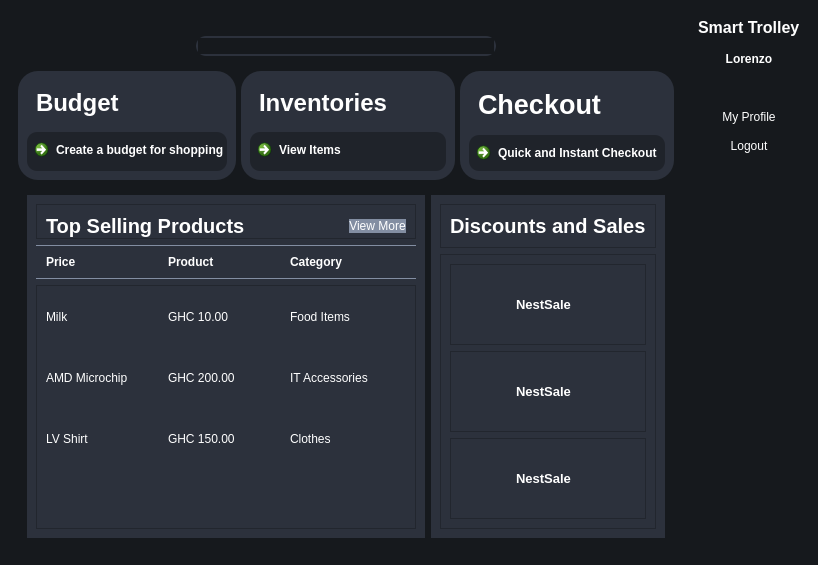
<?xml version="1.0" encoding="UTF-8"?>
<ui version="4.0">
 <class>MainWindow</class>
 <widget class="QMainWindow" name="MainWindow">
  <property name="geometry">
   <rect>
    <x>0</x>
    <y>0</y>
    <width>818</width>
    <height>565</height>
   </rect>
  </property>
  <property name="windowTitle">
   <string>MainWindow</string>
  </property>
  <property name="styleSheet">
   <string notr="true">background-color: rgb(22, 25, 29);</string>
  </property>
  <widget class="QWidget" name="centralwidget">
   <property name="styleSheet">
    <string notr="true">color: rgb(255, 255, 255);</string>
   </property>
   <layout class="QHBoxLayout" name="horizontalLayout">
    <item>
     <widget class="QWidget" name="widget" native="true">
      <layout class="QVBoxLayout" name="verticalLayout">
       <item>
        <widget class="QWidget" name="headerFrame" native="true">
         <layout class="QHBoxLayout" name="horizontalLayout_2">
          <property name="bottomMargin">
           <number>0</number>
          </property>
          <item alignment="Qt::AlignTop">
           <widget class="QWidget" name="widget_3" native="true">
            <layout class="QHBoxLayout" name="horizontalLayout_3"/>
           </widget>
          </item>
          <item alignment="Qt::AlignTop">
           <widget class="QWidget" name="widget_6" native="true">
            <property name="styleSheet">
             <string notr="true">border: none

</string>
            </property>
            <layout class="QHBoxLayout" name="horizontalLayout_4">
             <item alignment="Qt::AlignHCenter|Qt::AlignTop">
              <widget class="QFrame" name="searchFrame">
               <property name="minimumSize">
                <size>
                 <width>300</width>
                 <height>0</height>
                </size>
               </property>
               <property name="maximumSize">
                <size>
                 <width>500</width>
                 <height>16777215</height>
                </size>
               </property>
               <property name="styleSheet">
                <string notr="true">#searchFrame{
border-radius: 10px;
border: 2px solid #2c313c;
}</string>
               </property>
               <property name="frameShape">
                <enum>QFrame::StyledPanel</enum>
               </property>
               <property name="frameShadow">
                <enum>QFrame::Raised</enum>
               </property>
               <layout class="QHBoxLayout" name="horizontalLayout_5">
                <property name="spacing">
                 <number>0</number>
                </property>
                <property name="leftMargin">
                 <number>0</number>
                </property>
                <property name="topMargin">
                 <number>0</number>
                </property>
                <property name="rightMargin">
                 <number>0</number>
                </property>
                <property name="bottomMargin">
                 <number>0</number>
                </property>
                <item>
                 <widget class="QLabel" name="label_2">
                  <property name="maximumSize">
                   <size>
                    <width>30</width>
                    <height>30</height>
                   </size>
                  </property>
                  <property name="text">
                   <string/>
                  </property>
                  <property name="pixmap">
                   <pixmap resource="../Images/resources.qrc">:/white /White Icons/search.svg</pixmap>
                  </property>
                  <property name="scaledContents">
                   <bool>true</bool>
                  </property>
                 </widget>
                </item>
                <item>
                 <widget class="QLineEdit" name="lineEdit"/>
                </item>
               </layout>
              </widget>
             </item>
            </layout>
           </widget>
          </item>
          <item alignment="Qt::AlignTop">
           <widget class="QWidget" name="widget_7" native="true">
            <layout class="QHBoxLayout" name="horizontalLayout_8">
             <item alignment="Qt::AlignRight">
              <widget class="QLabel" name="label">
               <property name="maximumSize">
                <size>
                 <width>36</width>
                 <height>30</height>
                </size>
               </property>
               <property name="text">
                <string/>
               </property>
               <property name="pixmap">
                <pixmap resource="../Images/resources.qrc">:/white /White Icons/user.svg</pixmap>
               </property>
               <property name="scaledContents">
                <bool>true</bool>
               </property>
              </widget>
             </item>
            </layout>
           </widget>
          </item>
         </layout>
        </widget>
       </item>
       <item>
        <widget class="QWidget" name="cardFrame" native="true">
         <property name="styleSheet">
          <string notr="true">QFrame{
	border-radius: 20px;
	background-color: rgb(44, 49, 60);
}
QCommandLinkButton{
	border-radius:10px;
	
	background-color: rgb(131, 142, 162);
	background-color: rgb(44, 49, 60);
	background-color: rgb(31, 35, 42);
}</string>
         </property>
         <layout class="QHBoxLayout" name="horizontalLayout_6">
          <property name="spacing">
           <number>5</number>
          </property>
          <property name="leftMargin">
           <number>0</number>
          </property>
          <property name="topMargin">
           <number>0</number>
          </property>
          <property name="rightMargin">
           <number>0</number>
          </property>
          <property name="bottomMargin">
           <number>0</number>
          </property>
          <item>
           <widget class="QFrame" name="card1">
            <property name="frameShape">
             <enum>QFrame::StyledPanel</enum>
            </property>
            <property name="frameShadow">
             <enum>QFrame::Raised</enum>
            </property>
            <layout class="QVBoxLayout" name="verticalLayout_2">
             <item>
              <widget class="QFrame" name="frame">
               <property name="frameShape">
                <enum>QFrame::StyledPanel</enum>
               </property>
               <property name="frameShadow">
                <enum>QFrame::Raised</enum>
               </property>
               <layout class="QHBoxLayout" name="horizontalLayout_7">
                <item>
                 <widget class="QLabel" name="label_4">
                  <property name="font">
                   <font>
                    <pointsize>20</pointsize>
                    <weight>75</weight>
                    <bold>true</bold>
                   </font>
                  </property>
                  <property name="text">
                   <string>&lt;html&gt;&lt;head/&gt;&lt;body&gt;&lt;p&gt;&lt;span style=&quot; font-size:18pt;&quot;&gt;Budget&lt;/span&gt;&lt;/p&gt;&lt;/body&gt;&lt;/html&gt;</string>
                  </property>
                 </widget>
                </item>
                <item>
                 <widget class="QLabel" name="label_5">
                  <property name="maximumSize">
                   <size>
                    <width>32</width>
                    <height>32</height>
                   </size>
                  </property>
                  <property name="font">
                   <font>
                    <weight>75</weight>
                    <bold>true</bold>
                   </font>
                  </property>
                  <property name="text">
                   <string/>
                  </property>
                  <property name="pixmap">
                   <pixmap resource="../Images/resources.qrc">:/white /White Icons/edit-3.svg</pixmap>
                  </property>
                  <property name="scaledContents">
                   <bool>true</bool>
                  </property>
                 </widget>
                </item>
               </layout>
              </widget>
             </item>
             <item>
              <widget class="QCommandLinkButton" name="homeListBtn">
               <property name="text">
                <string>Create a budget for shopping</string>
               </property>
               <property name="icon">
                <iconset resource="../Images/resources.qrc">
                 <normaloff>:/white /White Icons/arrow-right.svg</normaloff>:/white /White Icons/arrow-right.svg</iconset>
               </property>
              </widget>
             </item>
            </layout>
           </widget>
          </item>
          <item>
           <widget class="QFrame" name="card2">
            <property name="frameShape">
             <enum>QFrame::StyledPanel</enum>
            </property>
            <property name="frameShadow">
             <enum>QFrame::Raised</enum>
            </property>
            <layout class="QVBoxLayout" name="verticalLayout_3">
             <item>
              <widget class="QFrame" name="frame_2">
               <property name="frameShape">
                <enum>QFrame::StyledPanel</enum>
               </property>
               <property name="frameShadow">
                <enum>QFrame::Raised</enum>
               </property>
               <layout class="QHBoxLayout" name="horizontalLayout_9">
                <item>
                 <widget class="QLabel" name="label_8">
                  <property name="font">
                   <font>
                    <pointsize>20</pointsize>
                    <weight>75</weight>
                    <bold>true</bold>
                   </font>
                  </property>
                  <property name="text">
                   <string>&lt;html&gt;&lt;head/&gt;&lt;body&gt;&lt;p&gt;&lt;span style=&quot; font-size:18pt;&quot;&gt;Inventories&lt;/span&gt;&lt;/p&gt;&lt;/body&gt;&lt;/html&gt;</string>
                  </property>
                 </widget>
                </item>
                <item>
                 <widget class="QLabel" name="label_9">
                  <property name="maximumSize">
                   <size>
                    <width>32</width>
                    <height>32</height>
                   </size>
                  </property>
                  <property name="font">
                   <font>
                    <weight>75</weight>
                    <bold>true</bold>
                   </font>
                  </property>
                  <property name="text">
                   <string/>
                  </property>
                  <property name="pixmap">
                   <pixmap resource="../Images/resources.qrc">:/white /White Icons/layers.svg</pixmap>
                  </property>
                  <property name="scaledContents">
                   <bool>true</bool>
                  </property>
                 </widget>
                </item>
               </layout>
              </widget>
             </item>
             <item>
              <widget class="QCommandLinkButton" name="homeInvBtn">
               <property name="text">
                <string>View Items</string>
               </property>
               <property name="icon">
                <iconset resource="../Images/resources.qrc">
                 <normaloff>:/white /White Icons/arrow-right.svg</normaloff>:/white /White Icons/arrow-right.svg</iconset>
               </property>
               <property name="iconSize">
                <size>
                 <width>25</width>
                 <height>20</height>
                </size>
               </property>
              </widget>
             </item>
            </layout>
           </widget>
          </item>
          <item>
           <widget class="QFrame" name="card3">
            <property name="frameShape">
             <enum>QFrame::StyledPanel</enum>
            </property>
            <property name="frameShadow">
             <enum>QFrame::Raised</enum>
            </property>
            <layout class="QVBoxLayout" name="verticalLayout_4">
             <item>
              <widget class="QFrame" name="frame_3">
               <property name="frameShape">
                <enum>QFrame::StyledPanel</enum>
               </property>
               <property name="frameShadow">
                <enum>QFrame::Raised</enum>
               </property>
               <layout class="QHBoxLayout" name="horizontalLayout_10">
                <item>
                 <widget class="QLabel" name="label_11">
                  <property name="font">
                   <font>
                    <pointsize>20</pointsize>
                    <weight>75</weight>
                    <bold>true</bold>
                   </font>
                  </property>
                  <property name="text">
                   <string>Checkout</string>
                  </property>
                 </widget>
                </item>
                <item>
                 <widget class="QLabel" name="label_12">
                  <property name="maximumSize">
                   <size>
                    <width>32</width>
                    <height>32</height>
                   </size>
                  </property>
                  <property name="font">
                   <font>
                    <weight>75</weight>
                    <bold>true</bold>
                   </font>
                  </property>
                  <property name="text">
                   <string/>
                  </property>
                  <property name="pixmap">
                   <pixmap resource="../Images/resources.qrc">:/white /White Icons/shopping-cart.svg</pixmap>
                  </property>
                  <property name="scaledContents">
                   <bool>true</bool>
                  </property>
                 </widget>
                </item>
               </layout>
              </widget>
             </item>
             <item>
              <widget class="QCommandLinkButton" name="homeCheckBtn">
               <property name="text">
                <string>Quick and Instant Checkout</string>
               </property>
               <property name="icon">
                <iconset resource="../Images/resources.qrc">
                 <normaloff>:/white /White Icons/arrow-right.svg</normaloff>:/white /White Icons/arrow-right.svg</iconset>
               </property>
              </widget>
             </item>
            </layout>
           </widget>
          </item>
         </layout>
        </widget>
       </item>
       <item>
        <widget class="QWidget" name="mainFrame" native="true">
         <property name="sizePolicy">
          <sizepolicy hsizetype="Preferred" vsizetype="Expanding">
           <horstretch>0</horstretch>
           <verstretch>0</verstretch>
          </sizepolicy>
         </property>
         <layout class="QHBoxLayout" name="horizontalLayout_12">
          <item>
           <widget class="QWidget" name="widget_4" native="true">
            <property name="sizePolicy">
             <sizepolicy hsizetype="Expanding" vsizetype="Preferred">
              <horstretch>0</horstretch>
              <verstretch>0</verstretch>
             </sizepolicy>
            </property>
            <property name="styleSheet">
             <string notr="true">background-color: rgb(44, 49, 60);</string>
            </property>
            <layout class="QVBoxLayout" name="verticalLayout_6">
             <property name="spacing">
              <number>6</number>
             </property>
             <item alignment="Qt::AlignTop">
              <widget class="QFrame" name="frame_5">
               <property name="frameShape">
                <enum>QFrame::StyledPanel</enum>
               </property>
               <property name="frameShadow">
                <enum>QFrame::Raised</enum>
               </property>
               <layout class="QHBoxLayout" name="horizontalLayout_14">
                <property name="bottomMargin">
                 <number>0</number>
                </property>
                <item>
                 <widget class="QLabel" name="label_17">
                  <property name="font">
                   <font>
                    <pointsize>15</pointsize>
                    <weight>75</weight>
                    <bold>true</bold>
                   </font>
                  </property>
                  <property name="text">
                   <string>Top Selling Products</string>
                  </property>
                 </widget>
                </item>
                <item alignment="Qt::AlignRight">
                 <widget class="QPushButton" name="pushButton_3">
                  <property name="styleSheet">
                   <string notr="true">background-color: rgb(131, 142, 162);
border-radius: 10px</string>
                  </property>
                  <property name="text">
                   <string>View More</string>
                  </property>
                  <property name="icon">
                   <iconset resource="../Images/resources.qrc">
                    <normaloff>:/white /White Icons/arrow-right.svg</normaloff>:/white /White Icons/arrow-right.svg</iconset>
                  </property>
                  <property name="iconSize">
                   <size>
                    <width>24</width>
                    <height>24</height>
                   </size>
                  </property>
                 </widget>
                </item>
               </layout>
              </widget>
             </item>
             <item>
              <widget class="QFrame" name="frame_7">
               <property name="styleSheet">
                <string notr="true">QFrame{
	border-top: 1px solid rgb(131, 142, 162);
	border-bottom: 1px solid rgb(131, 142, 162);
}
QLabel{
border: none
}</string>
               </property>
               <property name="frameShape">
                <enum>QFrame::StyledPanel</enum>
               </property>
               <property name="frameShadow">
                <enum>QFrame::Raised</enum>
               </property>
               <layout class="QGridLayout" name="gridLayout_2">
                <item row="0" column="0">
                 <widget class="QLabel" name="label_19">
                  <property name="font">
                   <font>
                    <weight>75</weight>
                    <bold>true</bold>
                   </font>
                  </property>
                  <property name="text">
                   <string>Price</string>
                  </property>
                 </widget>
                </item>
                <item row="0" column="1">
                 <widget class="QLabel" name="label_18">
                  <property name="font">
                   <font>
                    <weight>75</weight>
                    <bold>true</bold>
                   </font>
                  </property>
                  <property name="text">
                   <string>Product</string>
                  </property>
                 </widget>
                </item>
                <item row="0" column="2">
                 <widget class="QLabel" name="label_20">
                  <property name="font">
                   <font>
                    <weight>75</weight>
                    <bold>true</bold>
                   </font>
                  </property>
                  <property name="text">
                   <string>Category</string>
                  </property>
                 </widget>
                </item>
               </layout>
              </widget>
             </item>
             <item>
              <widget class="QFrame" name="frame_6">
               <property name="sizePolicy">
                <sizepolicy hsizetype="Preferred" vsizetype="Expanding">
                 <horstretch>0</horstretch>
                 <verstretch>0</verstretch>
                </sizepolicy>
               </property>
               <property name="frameShape">
                <enum>QFrame::StyledPanel</enum>
               </property>
               <property name="frameShadow">
                <enum>QFrame::Raised</enum>
               </property>
               <layout class="QGridLayout" name="gridLayout">
                <property name="topMargin">
                 <number>0</number>
                </property>
                <property name="verticalSpacing">
                 <number>0</number>
                </property>
                <item row="0" column="1">
                 <widget class="QLabel" name="label_22">
                  <property name="text">
                   <string>GHC 10.00</string>
                  </property>
                 </widget>
                </item>
                <item row="1" column="2">
                 <widget class="QLabel" name="label_26">
                  <property name="text">
                   <string>IT Accessories</string>
                  </property>
                 </widget>
                </item>
                <item row="1" column="0">
                 <widget class="QLabel" name="label_24">
                  <property name="text">
                   <string>AMD Microchip</string>
                  </property>
                 </widget>
                </item>
                <item row="0" column="0">
                 <widget class="QLabel" name="label_21">
                  <property name="text">
                   <string>Milk</string>
                  </property>
                 </widget>
                </item>
                <item row="2" column="1">
                 <widget class="QLabel" name="label_28">
                  <property name="text">
                   <string>GHC 150.00</string>
                  </property>
                 </widget>
                </item>
                <item row="2" column="2">
                 <widget class="QLabel" name="label_29">
                  <property name="text">
                   <string>Clothes</string>
                  </property>
                 </widget>
                </item>
                <item row="0" column="2">
                 <widget class="QLabel" name="label_23">
                  <property name="text">
                   <string>Food Items</string>
                  </property>
                 </widget>
                </item>
                <item row="1" column="1">
                 <widget class="QLabel" name="label_25">
                  <property name="text">
                   <string>GHC 200.00</string>
                  </property>
                 </widget>
                </item>
                <item row="2" column="0">
                 <widget class="QLabel" name="label_27">
                  <property name="text">
                   <string>LV Shirt</string>
                  </property>
                 </widget>
                </item>
                <item row="3" column="1">
                 <spacer name="verticalSpacer">
                  <property name="orientation">
                   <enum>Qt::Vertical</enum>
                  </property>
                  <property name="sizeType">
                   <enum>QSizePolicy::Preferred</enum>
                  </property>
                  <property name="sizeHint" stdset="0">
                   <size>
                    <width>20</width>
                    <height>50</height>
                   </size>
                  </property>
                 </spacer>
                </item>
               </layout>
              </widget>
             </item>
            </layout>
           </widget>
          </item>
          <item alignment="Qt::AlignRight">
           <widget class="QWidget" name="widget_5" native="true">
            <property name="styleSheet">
             <string notr="true">background-color: rgb(44, 49, 60);</string>
            </property>
            <layout class="QVBoxLayout" name="verticalLayout_7">
             <item>
              <widget class="QFrame" name="frame_8">
               <property name="frameShape">
                <enum>QFrame::StyledPanel</enum>
               </property>
               <property name="frameShadow">
                <enum>QFrame::Raised</enum>
               </property>
               <layout class="QHBoxLayout" name="horizontalLayout_13">
                <item>
                 <widget class="QLabel" name="label_30">
                  <property name="font">
                   <font>
                    <pointsize>15</pointsize>
                    <weight>75</weight>
                    <bold>true</bold>
                   </font>
                  </property>
                  <property name="text">
                   <string>Discounts and Sales</string>
                  </property>
                 </widget>
                </item>
               </layout>
              </widget>
             </item>
             <item>
              <widget class="QFrame" name="frame_9">
               <property name="sizePolicy">
                <sizepolicy hsizetype="Preferred" vsizetype="Expanding">
                 <horstretch>0</horstretch>
                 <verstretch>0</verstretch>
                </sizepolicy>
               </property>
               <property name="frameShape">
                <enum>QFrame::StyledPanel</enum>
               </property>
               <property name="frameShadow">
                <enum>QFrame::Raised</enum>
               </property>
               <layout class="QVBoxLayout" name="verticalLayout_8">
                <item>
                 <widget class="QFrame" name="frame_11">
                  <property name="frameShape">
                   <enum>QFrame::StyledPanel</enum>
                  </property>
                  <property name="frameShadow">
                   <enum>QFrame::Raised</enum>
                  </property>
                  <layout class="QHBoxLayout" name="horizontalLayout_16">
                   <item>
                    <widget class="QLabel" name="label_34">
                     <property name="maximumSize">
                      <size>
                       <width>50</width>
                       <height>50</height>
                      </size>
                     </property>
                     <property name="text">
                      <string/>
                     </property>
                     <property name="pixmap">
                      <pixmap>../Images/Logo/Nestle.png</pixmap>
                     </property>
                     <property name="scaledContents">
                      <bool>true</bool>
                     </property>
                    </widget>
                   </item>
                   <item>
                    <widget class="QLabel" name="label_35">
                     <property name="text">
                      <string>&lt;html&gt;&lt;head/&gt;&lt;body&gt;&lt;p&gt;&lt;span style=&quot; font-size:10pt; font-weight:600;&quot;&gt;NestSale&lt;/span&gt;&lt;/p&gt;&lt;/body&gt;&lt;/html&gt;</string>
                     </property>
                    </widget>
                   </item>
                   <item>
                    <widget class="QLabel" name="label_36">
                     <property name="maximumSize">
                      <size>
                       <width>30</width>
                       <height>30</height>
                      </size>
                     </property>
                     <property name="text">
                      <string/>
                     </property>
                     <property name="pixmap">
                      <pixmap resource="../Images/resources.qrc">:/white /White Icons/cloud-lightning.svg</pixmap>
                     </property>
                     <property name="scaledContents">
                      <bool>true</bool>
                     </property>
                    </widget>
                   </item>
                  </layout>
                 </widget>
                </item>
                <item>
                 <widget class="QFrame" name="frame_12">
                  <property name="frameShape">
                   <enum>QFrame::StyledPanel</enum>
                  </property>
                  <property name="frameShadow">
                   <enum>QFrame::Raised</enum>
                  </property>
                  <layout class="QHBoxLayout" name="horizontalLayout_17">
                   <item>
                    <widget class="QLabel" name="label_37">
                     <property name="maximumSize">
                      <size>
                       <width>50</width>
                       <height>50</height>
                      </size>
                     </property>
                     <property name="text">
                      <string/>
                     </property>
                     <property name="pixmap">
                      <pixmap>../Images/Logo/Nestle.png</pixmap>
                     </property>
                     <property name="scaledContents">
                      <bool>true</bool>
                     </property>
                    </widget>
                   </item>
                   <item>
                    <widget class="QLabel" name="label_38">
                     <property name="text">
                      <string>&lt;html&gt;&lt;head/&gt;&lt;body&gt;&lt;p&gt;&lt;span style=&quot; font-size:10pt; font-weight:600;&quot;&gt;NestSale&lt;/span&gt;&lt;/p&gt;&lt;/body&gt;&lt;/html&gt;</string>
                     </property>
                    </widget>
                   </item>
                   <item>
                    <widget class="QLabel" name="label_39">
                     <property name="maximumSize">
                      <size>
                       <width>30</width>
                       <height>30</height>
                      </size>
                     </property>
                     <property name="text">
                      <string/>
                     </property>
                     <property name="pixmap">
                      <pixmap resource="../Images/resources.qrc">:/white /White Icons/cloud-lightning.svg</pixmap>
                     </property>
                     <property name="scaledContents">
                      <bool>true</bool>
                     </property>
                    </widget>
                   </item>
                  </layout>
                 </widget>
                </item>
                <item>
                 <widget class="QFrame" name="frame_10">
                  <property name="frameShape">
                   <enum>QFrame::StyledPanel</enum>
                  </property>
                  <property name="frameShadow">
                   <enum>QFrame::Raised</enum>
                  </property>
                  <layout class="QHBoxLayout" name="horizontalLayout_15">
                   <item>
                    <widget class="QLabel" name="label_31">
                     <property name="maximumSize">
                      <size>
                       <width>50</width>
                       <height>50</height>
                      </size>
                     </property>
                     <property name="text">
                      <string/>
                     </property>
                     <property name="pixmap">
                      <pixmap>../Images/Logo/Nestle.png</pixmap>
                     </property>
                     <property name="scaledContents">
                      <bool>true</bool>
                     </property>
                    </widget>
                   </item>
                   <item>
                    <widget class="QLabel" name="label_33">
                     <property name="text">
                      <string>&lt;html&gt;&lt;head/&gt;&lt;body&gt;&lt;p&gt;&lt;span style=&quot; font-size:10pt; font-weight:600;&quot;&gt;NestSale&lt;/span&gt;&lt;/p&gt;&lt;/body&gt;&lt;/html&gt;</string>
                     </property>
                    </widget>
                   </item>
                   <item>
                    <widget class="QLabel" name="label_32">
                     <property name="maximumSize">
                      <size>
                       <width>30</width>
                       <height>30</height>
                      </size>
                     </property>
                     <property name="text">
                      <string/>
                     </property>
                     <property name="pixmap">
                      <pixmap resource="../Images/resources.qrc">:/white /White Icons/cloud-lightning.svg</pixmap>
                     </property>
                     <property name="scaledContents">
                      <bool>true</bool>
                     </property>
                    </widget>
                   </item>
                  </layout>
                 </widget>
                </item>
               </layout>
              </widget>
             </item>
            </layout>
           </widget>
          </item>
         </layout>
        </widget>
       </item>
      </layout>
     </widget>
    </item>
    <item alignment="Qt::AlignTop">
     <widget class="QWidget" name="widget_2" native="true">
      <layout class="QVBoxLayout" name="verticalLayout_9">
       <property name="spacing">
        <number>15</number>
       </property>
       <item>
        <widget class="QLabel" name="label_7">
         <property name="font">
          <font>
           <pointsize>12</pointsize>
           <weight>75</weight>
           <bold>true</bold>
          </font>
         </property>
         <property name="text">
          <string>Smart Trolley</string>
         </property>
        </widget>
       </item>
       <item>
        <widget class="QLabel" name="label_6">
         <property name="font">
          <font>
           <weight>75</weight>
           <bold>true</bold>
          </font>
         </property>
         <property name="text">
          <string>Lorenzo</string>
         </property>
         <property name="alignment">
          <set>Qt::AlignCenter</set>
         </property>
        </widget>
       </item>
       <item alignment="Qt::AlignHCenter">
        <widget class="QLabel" name="label_42">
         <property name="maximumSize">
          <size>
           <width>50</width>
           <height>50</height>
          </size>
         </property>
         <property name="text">
          <string/>
         </property>
         <property name="pixmap">
          <pixmap>../Images/Logo/Nestle.png</pixmap>
         </property>
         <property name="scaledContents">
          <bool>true</bool>
         </property>
         <property name="alignment">
          <set>Qt::AlignCenter</set>
         </property>
        </widget>
       </item>
       <item>
        <widget class="QLabel" name="label_41">
         <property name="text">
          <string>My Profile</string>
         </property>
         <property name="alignment">
          <set>Qt::AlignCenter</set>
         </property>
        </widget>
       </item>
       <item>
        <widget class="QLabel" name="label_40">
         <property name="text">
          <string>Logout</string>
         </property>
         <property name="alignment">
          <set>Qt::AlignCenter</set>
         </property>
        </widget>
       </item>
      </layout>
     </widget>
    </item>
   </layout>
  </widget>
 </widget>
 <resources>
  <include location="../Images/resources.qrc"/>
 </resources>
 <connections/>
</ui>
